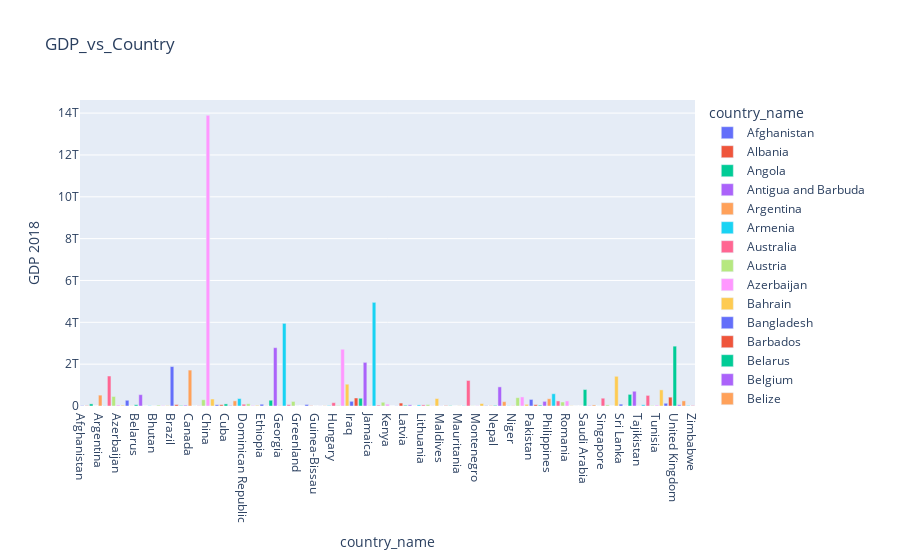

The notebook cell saved with this chart:
### Code cell
Tech_data = px.bar(df, x='country_name', y='GDP 2018', color='country_name', title='GDP_vs_Country')

Tech_data.show()
